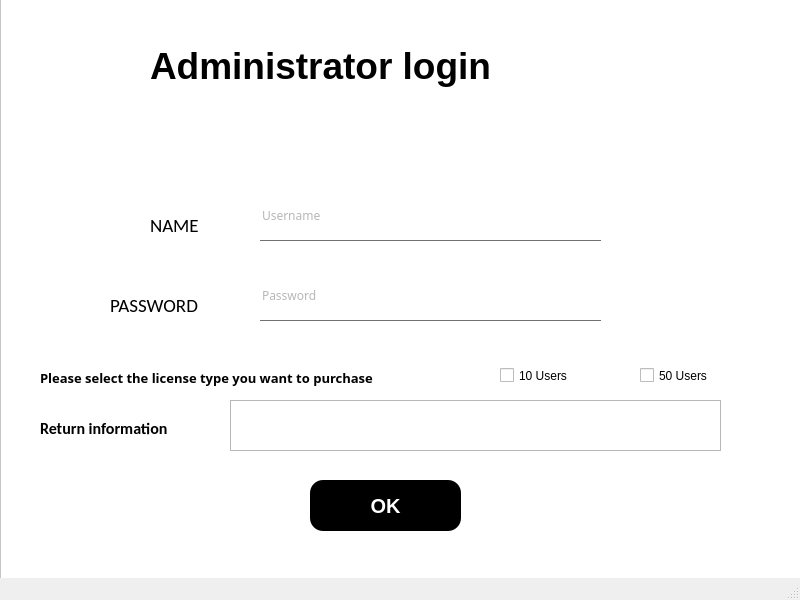
<?xml version="1.0" encoding="UTF-8"?>
<ui version="4.0">
 <class>admin</class>
 <widget class="QMainWindow" name="admin">
  <property name="geometry">
   <rect>
    <x>0</x>
    <y>0</y>
    <width>800</width>
    <height>600</height>
   </rect>
  </property>
  <property name="windowTitle">
   <string>MainWindow</string>
  </property>
  <widget class="QWidget" name="centralwidget">
   <widget class="QFrame" name="frame">
    <property name="geometry">
     <rect>
      <x>0</x>
      <y>-10</y>
      <width>811</width>
      <height>601</height>
     </rect>
    </property>
    <property name="font">
     <font>
      <family>Bahnschrift SemiBold SemiConden</family>
      <pointsize>12</pointsize>
      <weight>75</weight>
      <bold>true</bold>
     </font>
    </property>
    <property name="styleSheet">
     <string notr="true">#frame
{
background-color:white;
}
QLineEdit{
background:transparent;
border:none;
color:#717072;
border-bottom:1px solid #717072;
}
QPushButton
{
  font-size:20px;
  color:white;
  border-radius:13px;
  background:balck
}</string>
    </property>
    <property name="frameShape">
     <enum>QFrame::StyledPanel</enum>
    </property>
    <property name="frameShadow">
     <enum>QFrame::Raised</enum>
    </property>
    <widget class="QLabel" name="label">
     <property name="geometry">
      <rect>
       <x>150</x>
       <y>40</y>
       <width>481</width>
       <height>71</height>
      </rect>
     </property>
     <property name="font">
      <font>
       <family>Tahoma</family>
       <pointsize>28</pointsize>
       <weight>75</weight>
       <bold>true</bold>
      </font>
     </property>
     <property name="text">
      <string>Administrator login</string>
     </property>
    </widget>
    <widget class="QLabel" name="label_2">
     <property name="geometry">
      <rect>
       <x>150</x>
       <y>220</y>
       <width>91</width>
       <height>31</height>
      </rect>
     </property>
     <property name="font">
      <font>
       <family>Calibri</family>
       <pointsize>14</pointsize>
      </font>
     </property>
     <property name="text">
      <string>NAME</string>
     </property>
    </widget>
    <widget class="QLineEdit" name="lineEdit_3">
     <property name="geometry">
      <rect>
       <x>260</x>
       <y>200</y>
       <width>341</width>
       <height>51</height>
      </rect>
     </property>
     <property name="font">
      <font>
       <family>Bahnschrift Light SemiCondensed</family>
      </font>
     </property>
     <property name="text">
      <string/>
     </property>
     <property name="placeholderText">
      <string>Username</string>
     </property>
    </widget>
    <widget class="QLineEdit" name="lineEdit">
     <property name="geometry">
      <rect>
       <x>260</x>
       <y>280</y>
       <width>341</width>
       <height>51</height>
      </rect>
     </property>
     <property name="font">
      <font>
       <family>Bahnschrift Light Condensed</family>
      </font>
     </property>
     <property name="text">
      <string/>
     </property>
     <property name="echoMode">
      <enum>QLineEdit::Password</enum>
     </property>
     <property name="placeholderText">
      <string>Password</string>
     </property>
    </widget>
    <widget class="QLabel" name="label_3">
     <property name="geometry">
      <rect>
       <x>110</x>
       <y>300</y>
       <width>121</width>
       <height>31</height>
      </rect>
     </property>
     <property name="font">
      <font>
       <family>Calibri</family>
       <pointsize>14</pointsize>
      </font>
     </property>
     <property name="text">
      <string>PASSWORD</string>
     </property>
    </widget>
    <widget class="QLabel" name="label_4">
     <property name="geometry">
      <rect>
       <x>40</x>
       <y>380</y>
       <width>411</width>
       <height>16</height>
      </rect>
     </property>
     <property name="font">
      <font>
       <family>Adobe Gothic Std B</family>
       <pointsize>10</pointsize>
       <weight>75</weight>
       <bold>true</bold>
      </font>
     </property>
     <property name="text">
      <string>Please select the license type you want to purchase</string>
     </property>
    </widget>
    <widget class="QCheckBox" name="checkBox">
     <property name="geometry">
      <rect>
       <x>500</x>
       <y>370</y>
       <width>87</width>
       <height>31</height>
      </rect>
     </property>
     <property name="text">
      <string>10 Users</string>
     </property>
    </widget>
    <widget class="QCheckBox" name="checkBox_2">
     <property name="geometry">
      <rect>
       <x>640</x>
       <y>370</y>
       <width>87</width>
       <height>31</height>
      </rect>
     </property>
     <property name="text">
      <string>50 Users</string>
     </property>
    </widget>
    <widget class="QPushButton" name="admin_login">
     <property name="geometry">
      <rect>
       <x>310</x>
       <y>490</y>
       <width>151</width>
       <height>51</height>
      </rect>
     </property>
     <property name="font">
      <font>
       <family>Tahoma</family>
       <pointsize>-1</pointsize>
       <weight>75</weight>
       <bold>true</bold>
      </font>
     </property>
     <property name="text">
      <string>OK</string>
     </property>
    </widget>
    <widget class="QTextEdit" name="textEdit">
     <property name="geometry">
      <rect>
       <x>230</x>
       <y>410</y>
       <width>491</width>
       <height>51</height>
      </rect>
     </property>
    </widget>
    <widget class="QLabel" name="label_5">
     <property name="geometry">
      <rect>
       <x>40</x>
       <y>430</y>
       <width>181</width>
       <height>16</height>
      </rect>
     </property>
     <property name="font">
      <font>
       <family>Calibri</family>
       <pointsize>12</pointsize>
       <weight>75</weight>
       <bold>true</bold>
      </font>
     </property>
     <property name="text">
      <string>Return information</string>
     </property>
    </widget>
   </widget>
  </widget>
  <widget class="QMenuBar" name="menubar">
   <property name="geometry">
    <rect>
     <x>0</x>
     <y>0</y>
     <width>800</width>
     <height>26</height>
    </rect>
   </property>
  </widget>
  <widget class="QStatusBar" name="statusbar"/>
 </widget>
 <resources/>
 <connections/>
</ui>
